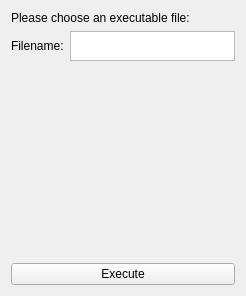
<?xml version="1.0" encoding="UTF-8"?>
<ui version="4.0">
 <class>CommandLineInterfaceControls</class>
 <widget class="QWidget" name="CommandLineInterfaceControls">
  <property name="geometry">
   <rect>
    <x>0</x>
    <y>0</y>
    <width>246</width>
    <height>296</height>
   </rect>
  </property>
  <property name="minimumSize">
   <size>
    <width>0</width>
    <height>0</height>
   </size>
  </property>
  <property name="windowTitle">
   <string>QmitkTemplate</string>
  </property>
  <layout class="QVBoxLayout" name="verticalLayout">
   <item>
    <widget class="QLabel" name="descriptionLabel">
     <property name="text">
      <string>Please choose an executable file: </string>
     </property>
    </widget>
   </item>
   <item>
    <layout class="QHBoxLayout" name="horizontalLayout">
     <item>
      <widget class="QLabel" name="chooseFileLabel">
       <property name="text">
        <string>Filename:</string>
       </property>
      </widget>
     </item>
     <item>
      <widget class="QTextEdit" name="chooseFileTextEdit">
       <property name="maximumSize">
        <size>
         <width>16777215</width>
         <height>30</height>
        </size>
       </property>
      </widget>
     </item>
    </layout>
   </item>
   <item>
    <spacer name="verticalSpacer">
     <property name="orientation">
      <enum>Qt::Vertical</enum>
     </property>
     <property name="sizeHint" stdset="0">
      <size>
       <width>20</width>
       <height>185</height>
      </size>
     </property>
    </spacer>
   </item>
   <item>
    <widget class="QPushButton" name="executeButton">
     <property name="text">
      <string>Execute</string>
     </property>
    </widget>
   </item>
  </layout>
 </widget>
 <layoutdefault spacing="6" margin="11"/>
 <resources/>
 <connections/>
</ui>
